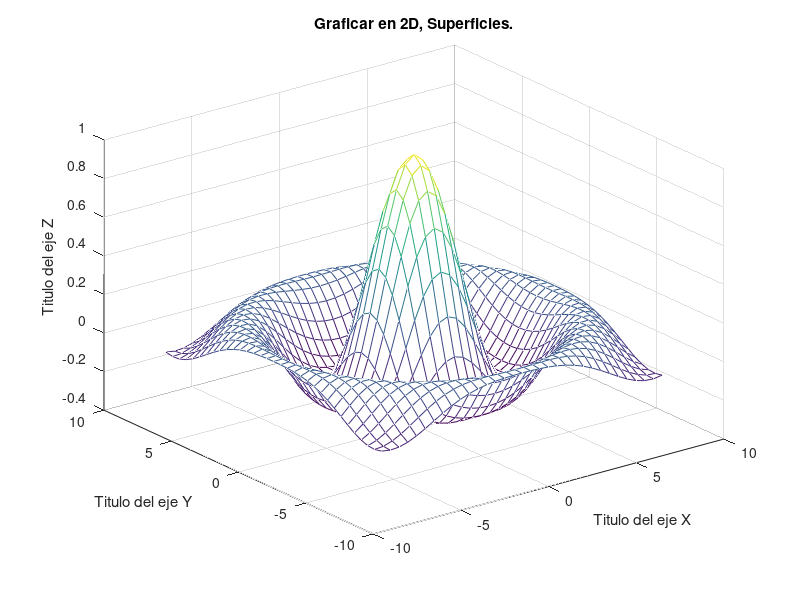

The MATLAB source for this figure:
%Graficas_Ejemplo2
[x,y] = meshgrid (-8:0.5:8);
%Se usa eps para evitar que R
%valga cero en el punto (0,0).
R=sqrt (x.^2+y.^2) + eps; 
z=sin(R)./R;
x
y
z
mesh (x,y,z)
title('Graficar en 2D, Superficies.')
grid on %mostramos cuadriculado
xlabel('Titulo del eje X')
ylabel('Titulo del eje Y')
zlabel('Titulo del eje Z')


